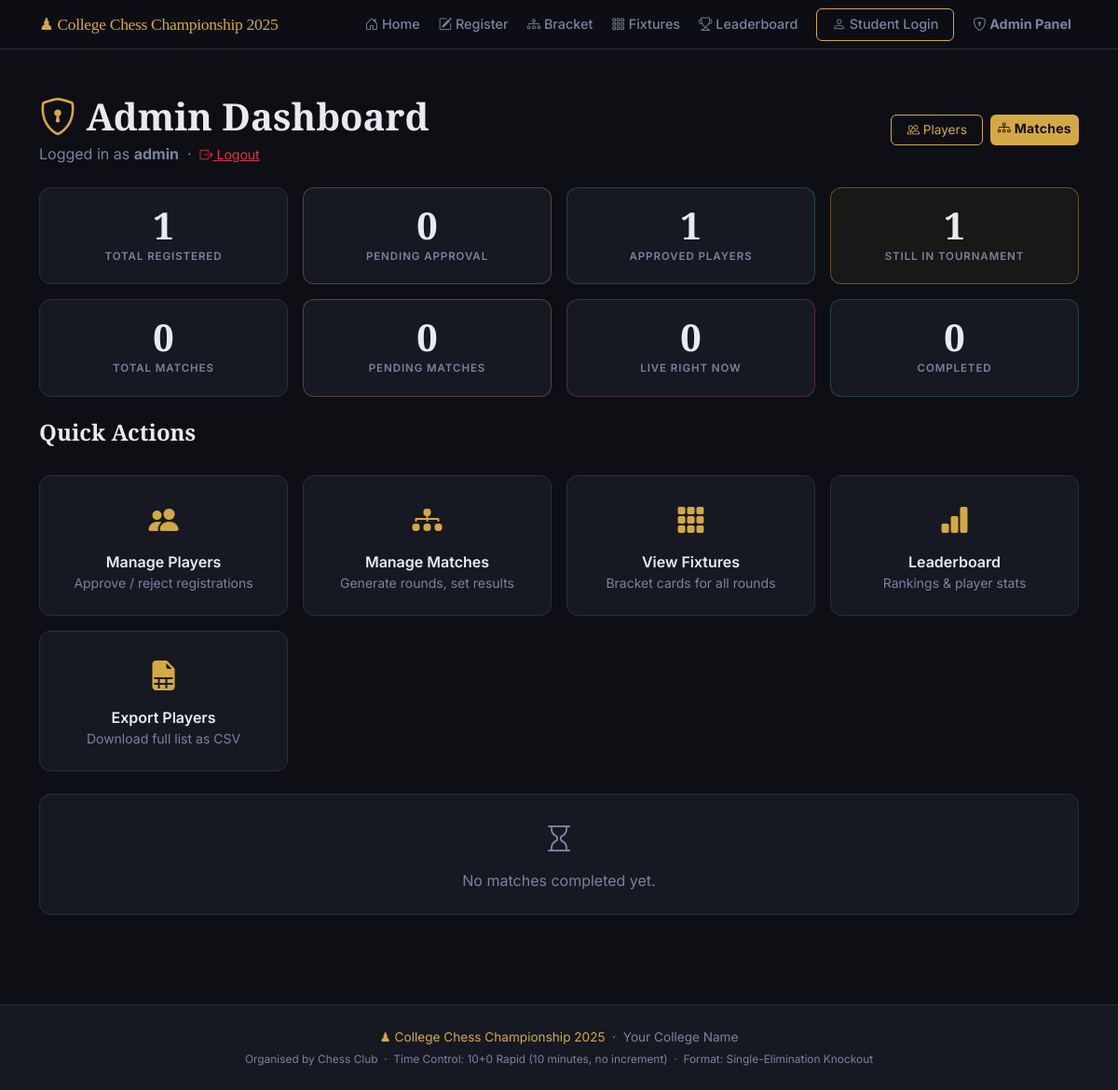
Page /admin/dashboard (signed in) on the earlier database version.
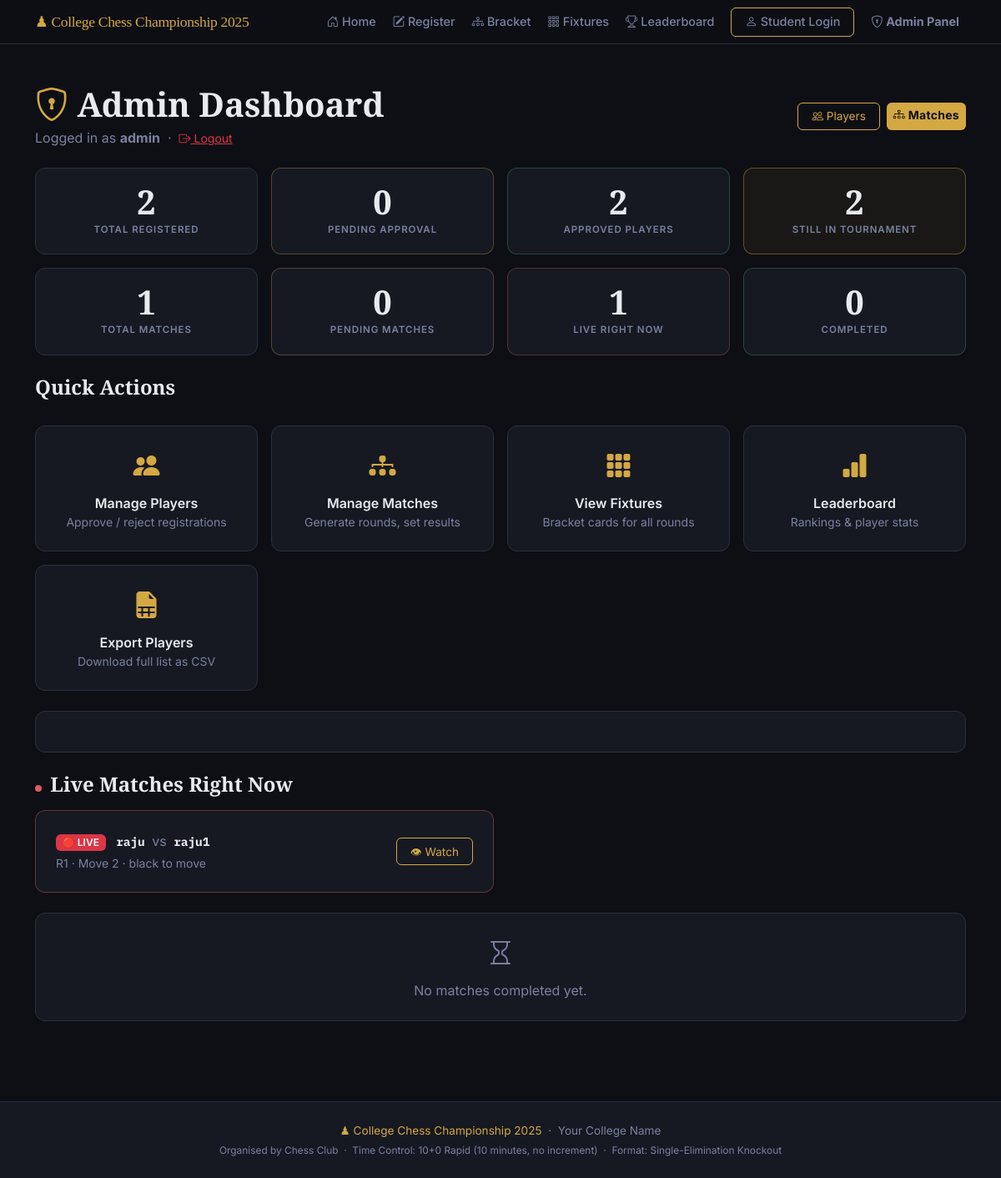
Same page on the later database version.
### models.py (models this page shows, shortened)
class Match(db.Model):
    __tablename__ = "matches"
    id = db.Column(db.Integer, primary_key=True)
    round_number = db.Column(db.Integer, nullable=False)   # 1 = Round 1, 2 = QF, etc.
    round_label  = db.Column(db.String(50), nullable=True) # e.g. "Quarter-Final"
    player1_id = db.Column(db.Integer, db.ForeignKey("players.id"), nullable=False)
    player2_id = db.Column(db.Integer, db.ForeignKey("players.id"), nullable=True)
    winner_id = db.Column(db.Integer, db.ForeignKey("players.id"), nullable=True)
    status = db.Column(db.String(20), default="pending", nullable=False)
    created_at   = db.Column(db.DateTime, default=datetime.utcnow)
    completed_at = db.Column(db.DateTime, nullable=True)
    board_state   = db.Column(db.Text, nullable=True)       # JSON string of 8x8 board
    move_history  = db.Column(db.Text, default='[]')         # JSON array of move notations
    last_move     = db.Column(db.String(20), nullable=True)  # Last move in algebraic notation
    current_turn  = db.Column(db.String(10), default='white') # 'white' or 'black'
    move_count    = db.Column(db.Integer, default=0)          # Total moves played
    notes = db.Column(db.String(300), nullable=True)

class Player(db.Model):
    __tablename__ = "players"
    id = db.Column(db.Integer, primary_key=True)
    full_name      = db.Column(db.String(100), nullable=False)
    roll_number    = db.Column(db.String(50),  unique=True, nullable=False)
    chess_username = db.Column(db.String(50),  unique=True, nullable=False)
    whatsapp       = db.Column(db.String(20),  nullable=False)
    registered_at = db.Column(db.DateTime, default=datetime.utcnow)
    is_approved   = db.Column(db.Boolean, default=False)   # Admin must approve
    is_eliminated = db.Column(db.Boolean, default=False)   # Set True after a loss
    wins      = db.Column(db.Integer, default=0)   # Total match wins
    losses    = db.Column(db.Integer, default=0)   # Total match losses
    points    = db.Column(db.Integer, default=0)   # 1 per win, used for ranking
    bye_count = db.Column(db.Integer, default=0)   # Number of byes received
    matches_as_p1 = db.relationship(
        "Match", foreign_keys="Match.player1_id",
        backref="player1", lazy="dynamic"
    )
    matches_as_p2 = db.relationship(
        "Match", foreign_keys="Match.player2_id",
        backref="player2", lazy="dynamic"
    )
    matches_won = db.relationship(
        "Match", foreign_keys="Match.winner_id",
        backref="winner", lazy="dynamic"
    )

### app.py (the view)
    @app.route("/admin/dashboard")
    @admin_required
    def admin_dashboard():
        stats = {
            "total_registered": Player.query.count(),
            "pending_approval": Player.query.filter_by(is_approved=False).count(),
            "approved":         Player.query.filter_by(is_approved=True).count(),
            "eliminated":       Player.query.filter_by(is_eliminated=True).count(),
            "still_active":     Player.query.filter_by(is_approved=True, is_eliminated=False).count(),
            "total_matches":    Match.query.count(),
            "pending_matches":  Match.query.filter_by(status="pending").count(),
            "live_matches":     Match.query.filter_by(status="in_progress").count(),
            "completed_matches":Match.query.filter_by(status="completed").count(),
        }
        highest_round = db.session.query(db.func.max(Match.round_number)).scalar() or 0
        recent_results = Match.query.filter_by(status="completed")\
                                    .order_by(Match.completed_at.desc())\
                                    .limit(5).all()
        live_matches = Match.query.filter_by(status="in_progress").all()
        current_round_done = highest_round == 0 or all(
            m.status in ('completed', 'bye')
            for m in Match.query.filter_by(round_number=highest_round).all()
        )
        has_pending = Match.query.filter_by(round_number=highest_round, status='pending').count() > 0
        return render_template(
            "admin_dashboard.html",
            stats            = stats,
            current_round    = highest_round,
            recent_results   = recent_results,
            live_matches     = live_matches,
            current_round_done = current_round_done,
            has_pending      = has_pending,
        )

### templates/admin_dashboard.html (shortened to what the changed rows need)
{% extends "base.html" %}
{% block content %}
<section class="py-5">
  <div class="container">
    <div class="d-flex justify-content-between align-items-center mb-4">
      <div>
        <h1 class="chess-section-title mb-1">
          <i class="bi bi-shield-lock chess-gold"></i> Admin Dashboard
        </h1>
      </div>
      <div class="d-flex gap-2">
      </div>
    </div>
    <div class="row g-3 mb-4">
      <div class="col-6 col-md-3">
        <div class="chess-stat-tile">
          <div class="chess-stat-tile-number">{{ stats.total_registered }}</div>
          <div class="chess-stat-tile-label">Total Registered</div>
        </div>
      </div>
      <div class="col-6 col-md-3">
      </div>
      <div class="col-6 col-md-3">
        <div class="chess-stat-tile success">
          <div class="chess-stat-tile-number">{{ stats.approved }}</div>
          <div class="chess-stat-tile-label">Approved Players</div>
        </div>
      </div>
      <div class="col-6 col-md-3">
        <div class="chess-stat-tile gold">
          <div class="chess-stat-tile-number">{{ stats.still_active }}</div>
          <div class="chess-stat-tile-label">Still In Tournament</div>
        </div>
      </div>
      <div class="col-6 col-md-3">
        <div class="chess-stat-tile">
          <div class="chess-stat-tile-number">{{ stats.total_matches }}</div>
          <div class="chess-stat-tile-label">Total Matches</div>
        </div>
      </div>
      <div class="col-6 col-md-3">
      </div>
      <div class="col-6 col-md-3">
        <div class="chess-stat-tile danger">
          <div class="chess-stat-tile-number">{{ stats.live_matches }}</div>
          <div class="chess-stat-tile-label">Live Right Now</div>
        </div>
      </div>
      <div class="col-6 col-md-3">
      </div>
    </div>
    <div class="row g-3 mb-4">
      <div class="col-12">
      </div>
      <div class="col-6 col-md-3">
      </div>
      <div class="col-6 col-md-3">
      </div>
      <div class="col-6 col-md-3">
      </div>
      <div class="col-6 col-md-3">
      </div>
      <div class="col-6 col-md-3">
      </div>
    </div>
    {% if current_round > 0 %}
    <div class="chess-card mb-4">
    </div>
    {% endif %}
    {% if live_matches %}
    <h4 class="chess-section-title mb-3">
      <span class="live-dot-inline"></span> Live Matches Right Now
    </h4>
    <div class="row g-3 mb-4">
      {% for m in live_matches %}
      <div class="col-md-6">
        <div class="chess-card d-flex align-items-center justify-content-between" style="border-color:rgba(224,92,92,0.4)">
          <div>
            <span class="badge bg-danger me-2" style="animation:pulse 1.5s infinite">🔴 LIVE</span>
            <strong class="chess-mono">{{ m.player1.chess_username }}</strong>
            <span class="text-muted mx-1">vs</span>
            <strong class="chess-mono">{{ m.player2.chess_username if m.player2 else 'BYE' }}</strong>
            <div class="small text-muted mt-1">
              R{{ m.round_number }} · Move {{ m.move_count or 0 }} · {{ m.current_turn or 'white' | capitalize }} to move
            </div>
          </div>
          <a href="{{ url_for('admin_watch', match_id=m.id) }}" class="btn chess-btn-outline btn-sm">
            👁 Watch
          </a>
        </div>
      </div>
      {% endfor %}
    </div>
    {% endif %}
    {% if recent_results %}
    <h4 class="chess-section-title mb-3">Recent Results</h4>
    <div class="chess-card">
      <div class="table-responsive">
        <table class="table table-borderless chess-table mb-0">
          <thead>
            <tr>
              <th>Round</th>
              <th>Player 1</th>
              <th>Player 2</th>
              <th>Winner</th>
              <th>Completed</th>
              <th>Notes</th>
            </tr>
          </thead>
          <tbody>
            {% for m in recent_results %}
            <tr>
              <td><span class="badge bg-secondary">R{{ m.round_number }}</span></td>
              <td>
                {{ m.player1.full_name }}<br/>
                <span class="chess-mono small">{{ m.player1.chess_username }}</span>
              </td>
              <td>
                {% if m.player2 %}
                  {{ m.player2.full_name }}<br/>
                  <span class="chess-mono small">{{ m.player2.chess_username }}</span>
                {% else %}
                  <em class="text-muted">BYE</em>
                {% endif %}
              </td>
              <td>
                {% if m.winner %}
                  <span class="text-success fw-bold">
                    <i class="bi bi-trophy-fill"></i> {{ m.winner.full_name }}
                  </span>
                {% endif %}
              </td>
              <td>
                <small class="text-muted">
                  {% if m.completed_at %}
                    {{ m.completed_at.strftime('%d %b, %H:%M') }}
                  {% endif %}
                </small>
              </td>
              <td><small class="text-muted">{{ m.notes or '—' }}</small></td>
            </tr>
            {% endfor %}
          </tbody>
        </table>
      </div>
    </div>
    {% else %}
    <div class="chess-card text-center py-4 text-muted">
      <i class="bi bi-hourglass fs-2"></i>
      <p class="mt-2 mb-0">No matches completed yet.</p>
    </div>
    {% endif %}
  </div>
</section>
{% endblock %}

Differences in the rows shown:
added Match: player1.chess_username "raju", player2 "raju1", round_number "1", move_count "2", current_turn "black"
Other differences:
{{ stats.total_registered }}: "1" → "2"
{{ stats.approved }}: "1" → "2"
{{ stats.still_active }}: "1" → "2"
{{ stats.total_matches }}: "0" → "1"
{{ stats.live_matches }}: "0" → "1"
text now shown: "Live Matches Right Now"
